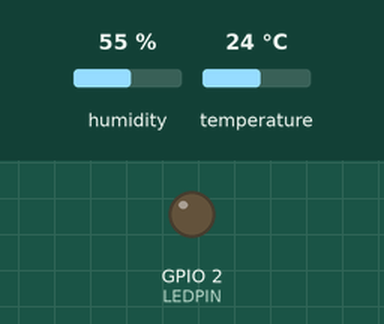
Recording of a sketch running on a simulated ESP32. Parts: output pins drawn as LEDs (lit = HIGH). The test bench sets the inputs (shaded band); at power-on: humidity 55 %, temperature 24 °C. WiFi joins after 1.5 s; servers stay silent unless stated; no MQTT or app messages arrive unless stated; what the sketch prints to the serial monitor is not drawn.

Above: at 3.4 s.
At 16.13 s:
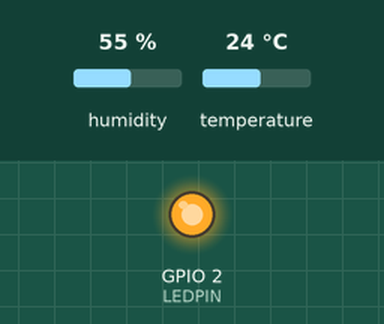
Timing chart, 0 to 18.0 s (numbered marks = the images above):
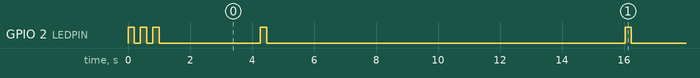

The sketch:

collector.ino
```cpp
#include <ArduinoMqttClient.h>
#include <DHT22.h>

#if defined(ESP32)
  #include <WiFi.h>
  #define LEDPIN 2
  #define DHTPIN 4
#elif defined(ARDUINO_SAMD_MKR1000)
  #include <WiFi101.h>
  #define LEDPIN A5
  #define DHTPIN A6
#else
  #error "Unsupported board. Please compile for ESP32 or MKR1000."
#endif

DHT22 dht(DHTPIN);

char ssid[] = "";
char pass[] = "";

const char broker[] = "";
const char mqttUser[] = "";
const char mqttPass[] = "";
int port = 1883;
const char topic[] = "General";

WiFiClient wifiClient;
MqttClient mqttClient(wifiClient);

// Publish interval (seconds)
const unsigned long publishInterval = 10;

char macStr[18];
byte mac[6];

void setup() {
  pinMode(LEDPIN, OUTPUT);
  digitalWrite(LEDPIN, LOW);

  Serial.begin(115200);

  // Boot indicator
  for (int i = 0; i < 3; i++) {
    digitalWrite(LEDPIN, HIGH);
    delay(200);
    digitalWrite(LEDPIN, LOW);
    delay(200);
  }

  // Connect to WiFi just to get MAC address
  Serial.println("Connecting to WiFi for MAC...");
  WiFi.begin(ssid, pass);
  unsigned long startAttempt = millis();
  while (WiFi.status() != WL_CONNECTED && millis() - startAttempt < 10000) {
    delay(500);
    Serial.print(".");
  }
  if (WiFi.status() == WL_CONNECTED) {
    WiFi.macAddress(mac);
    sprintf(macStr, "%02X:%02X:%02X:%02X:%02X:%02X",
            mac[0], mac[1], mac[2], mac[3], mac[4], mac[5]);
    Serial.println(macStr);

    #if defined(ESP32)
      WiFi.disconnect(true);
    #elif defined(ARDUINO_SAMD_MKR1000)
      WiFi.disconnect();
      WiFi.end();
    #endif
  } else {
    Serial.println("\nFailed to connect for MAC, using default ID");
    strcpy(macStr, "00:00:00:00:00:00");
  }
}

void loop() {
  // --- Ensure WiFi connection ---
  if (WiFi.status() != WL_CONNECTED) {
    Serial.println("Connecting to WiFi...");
    #if defined(ESP32)
      WiFi.disconnect(true);
    #elif defined(ARDUINO_SAMD_MKR1000)
      WiFi.disconnect();
    #endif
    WiFi.begin(ssid, pass);

    unsigned long startAttempt = millis();
    while (WiFi.status() != WL_CONNECTED && millis() - startAttempt < 10000) {
      delay(500);
      Serial.print(".");
    }
    if (WiFi.status() == WL_CONNECTED) {
      Serial.println(" WiFi connected!");
      Serial.print("IP: ");
      Serial.println(WiFi.localIP());
    } else {
      Serial.println(" WiFi failed, waiting...");

      #if defined(ESP32)
        WiFi.disconnect(true);
      #elif defined(ARDUINO_SAMD_MKR1000)
        WiFi.disconnect();
      #endif

      delay(publishInterval * 1000);
      return;
    }
  }

  // --- Ensure MQTT connection ---
  if (!mqttClient.connected()) {
    mqttClient.setUsernamePassword(mqttUser, mqttPass);
    Serial.println("Connecting to MQTT...");
    if (!mqttClient.connect(broker, port)) {
      Serial.print("MQTT failed, code = ");
      Serial.println(mqttClient.connectError());
      #if defined(ESP32)
        WiFi.disconnect(true);
      #elif defined(ARDUINO_SAMD_MKR1000)
        WiFi.disconnect();
      #endif

      delay(publishInterval * 1000);
      return;
    }
    Serial.println("MQTT connected");
  }

  // --- Read DHT22 safely ---
  float h = dht.getHumidity();
  float t = dht.getTemperature();

  if (isnan(h) || isnan(t)) {
    Serial.println("Sensor read error, skipping publish");
    #if defined(ESP32)
      WiFi.disconnect(true);
    #elif defined(ARDUINO_SAMD_MKR1000)
      WiFi.disconnect();
    #endif
    delay(publishInterval * 1000);
    return;
  }

  // --- Build JSON message ---
  String msg = "{";
  msg += "\"id\": \"" + String(macStr) + "\",";
  msg += "\"temperature\": " + String(t, 1) + ",";
  msg += "\"humidity\": " + String(h, 1) + ",";
  msg += "\"pressure\": " + String(0);
  msg += "}";

  // --- Publish ---
  mqttClient.beginMessage(topic);
  mqttClient.print(msg);
  mqttClient.endMessage();

  Serial.print("Published: ");
  Serial.println(msg);

  // --- Blink LED once ---
  digitalWrite(LEDPIN, HIGH);
  delay(200);
  digitalWrite(LEDPIN, LOW);

  // --- Disconnect to save power ---
  mqttClient.stop();
    #if defined(ESP32)
      WiFi.disconnect(true);
    #elif defined(ARDUINO_SAMD_MKR1000)
      WiFi.disconnect();
      WiFi.end();
    #endif

  Serial.println("Sleeping...");
  delay(publishInterval * 1000);  // replace with deep sleep later
}
```

Measured:
- by itself, GPIO 2 (LEDPIN): HIGH → LOW at 0.20 s, → HIGH 0.20 s later, → LOW 0.20 s later, → HIGH 0.20 s later, … (27 changes in this stretch)
